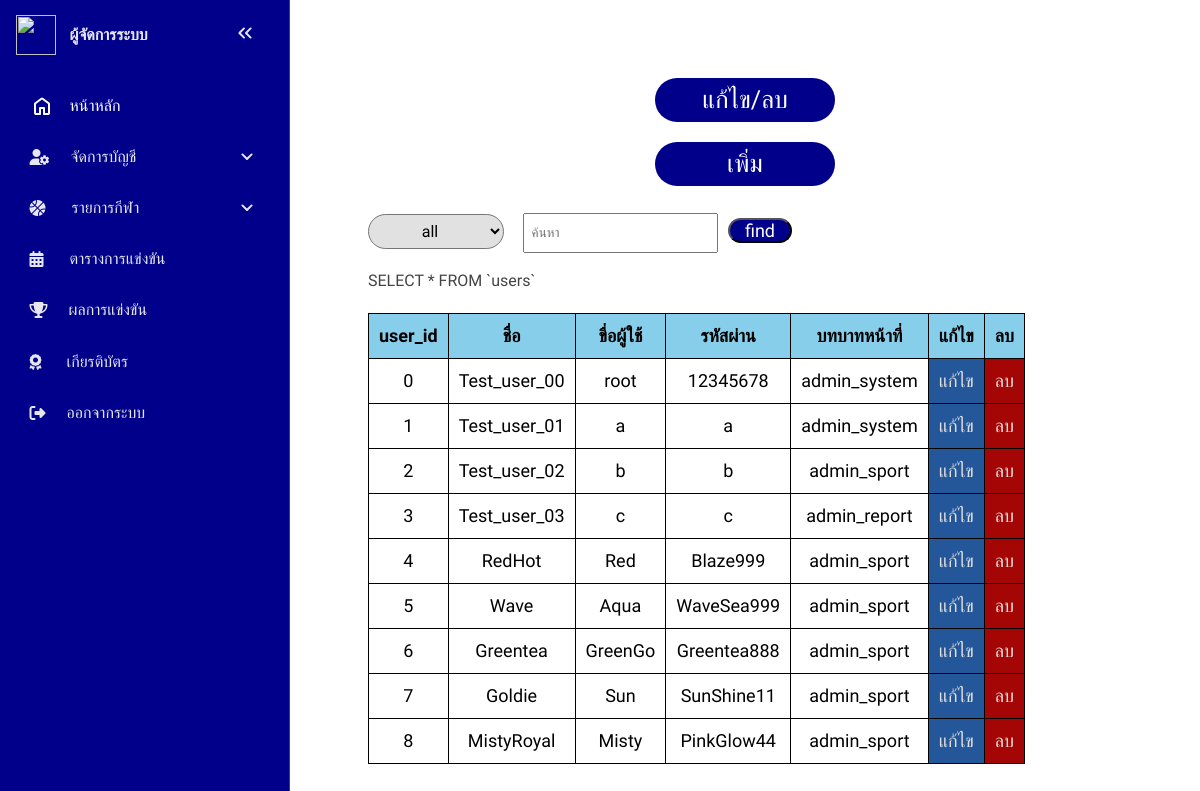
Page /admin_system.php?page=admin_system&sub_page=view (signed in) on the committed database.
### tables this page shows
CREATE TABLE `users` (
  `user_id` int(3) NOT NULL,
  `user_name` varchar(64) NOT NULL,
  `user_username` varchar(32) NOT NULL,
  `user_password` varchar(64) NOT NULL,
  `user_role` varchar(16) NOT NULL
);

### admin/view/view_admin_sys.php (the view, shortened to what this page needs)
<body>
	<form method="post" action="admin_system.php?page=admin_system&sub_page=view">
		<select class="select_box" name="filier">
			<option value="">all</option>
		</select>
		<input type="text" class="box_acc" name="search" placeholder="  ค้นหา">
		<input type="submit" name="find" value="find" class="btn_acc">
	</form>
	<?php
		$sql_find_users = "SELECT * FROM `users`";
		$value_find_role = "";
		$conjunction_sql = "";
		$value_find_id_or_name = "";
		$sql_search_user = $sql_find_users.$value_find_role.$conjunction_sql.$value_find_id_or_name;
		echo $sql_search_user;
	 ?>
	<table style="margin-top: 20px; border-collapse: collapse; ">
		<tr>
			<th>user_id</th>
			<th>ชื่อ</th>
			<th>ขื่อผู้ใช้</th>
			<th>รหัสผ่าน</th>
			<th>บทบาทหน้าที่</th>
			<th>แก้ไข</th>
			<th>ลบ</th>
		</tr>
		<?php
			$result_find_users = mysqli_query($conn, $sql_search_user);
			if (mysqli_num_rows($result_find_users) > 0) {
				while ($row_find_users = mysqli_fetch_assoc($result_find_users)) {
					echo "<tr>
							<td>".$row_find_users['user_id']."</td>
							<td>".$row_find_users['user_name']."</td>
							<td>".$row_find_users['user_username']."</td>
							<td>".$row_find_users['user_password']."</td>
							<td>".$row_find_users['user_role']."</td>
							<td class=edit><a href=\"admin_system.php?page=admin_system&sub_page=edit&user_id=".$row_find_users['user_id']."\">แก้ไข</a></td>
							<td class=del><a href=\"admin_system.php?page=admin_system&sub_page=delete&user_id=".$row_find_users['user_id']."\">ลบ</a></td>
						</tr>";
				}
			}else{
				echo "no user found...";
			}
		 ?>
	</table>
</body>

### element/styles_admin_old.css (style rules this page uses)
* { margin: 0; padding: 0; box-sizing: border-box; text-decoration: none; list-style: none; font-family: "Mitr", sans-serif; }
:root { --base-clr: #11121a; --line-clr: #42434a; --hover-clr: #222533; --text-clr: #e6e6ef; --accent-clr: #5e63ff; --secondary-text-clr: #b0b3c1; }
body { min-height: 100vh; min-height: 100dvh; color: #444444; display: grid; grid-template-columns: auto 1fr ; line-height: 1.5rem; height: -webkit-fill-available; }
.btn_acc { background-color: darkblue; padding-left: 15px; padding-right: 15px; color: white; font-size: 18px; border-radius: 30px; transition: 0.4s ease; }
.box_acc { height: 40px; margin-left: 15px; margin-right:6px; }

### element/styles_admin_sport.css (style rules this page uses)
* { margin: 0; padding: 0; box-sizing: border-box; text-decoration: none; list-style: none; font-family: "Mitr", sans-serif; }
.table_all, th, td { border: 1px solid black; border-collapse: collapse; padding: 10px; }
tr { background-color: skyblue; color: black; font-size: 18px; cursor: pointer; }
td { background-color: white; text-align: center; transition: 0.3s ease; cursor: pointer; }
.edit { background-color: rgb(36, 87, 154); cursor: pointer; }
.del { background-color: rgb(164, 6, 6); }
.edit a { color: #e1e1e1; }
.del a { color: #e1e1e1; }
.select_box { background-color: #e1e1e1; height: 35px; font-size: 16px; border-radius: 30px; margin-top: 8px; padding: 5px; text-align: center; margin-bottom: 20px; }

### rows in the picture
users: user_id "0", user_name "Test_user_00", user_username "root", user_password "12345678", user_role "admin_system"
users: user_id "1", user_name "Test_user_01", user_username "a", user_password "a", user_role "admin_system"
users: user_id "2", user_name "Test_user_02", user_username "b", user_password "b", user_role "admin_sport"
users: user_id "3", user_name "Test_user_03", user_username "c", user_password "c", user_role "admin_report"
users: user_id "4", user_name "RedHot", user_username "Red", user_password "Blaze999", user_role "admin_sport"
users: user_id "5", user_name "Wave", user_username "Aqua", user_password "WaveSea999", user_role "admin_sport"
users: user_id "6", user_name "Greentea", user_username "GreenGo", user_password "Greentea888", user_role "admin_sport"
users: user_id "7", user_name "Goldie", user_username "Sun", user_password "SunShine11", user_role "admin_sport"
users: user_id "8", user_name "MistyRoyal", user_username "Misty", user_password "PinkGlow44", user_role "admin_sport"

### other values in the picture
$sql_search_user "SELECT * FROM `users`"
